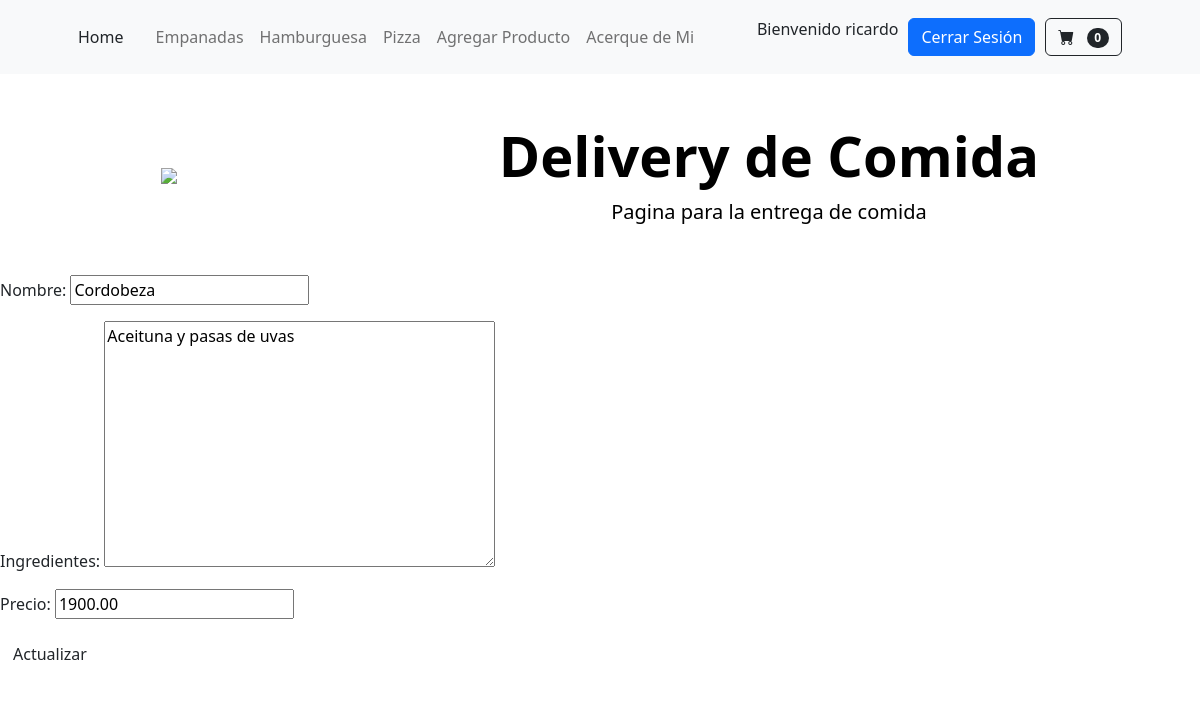
/app_coder/modificar_empanada/11 (signed in), run on an earlier commit of the app's database.
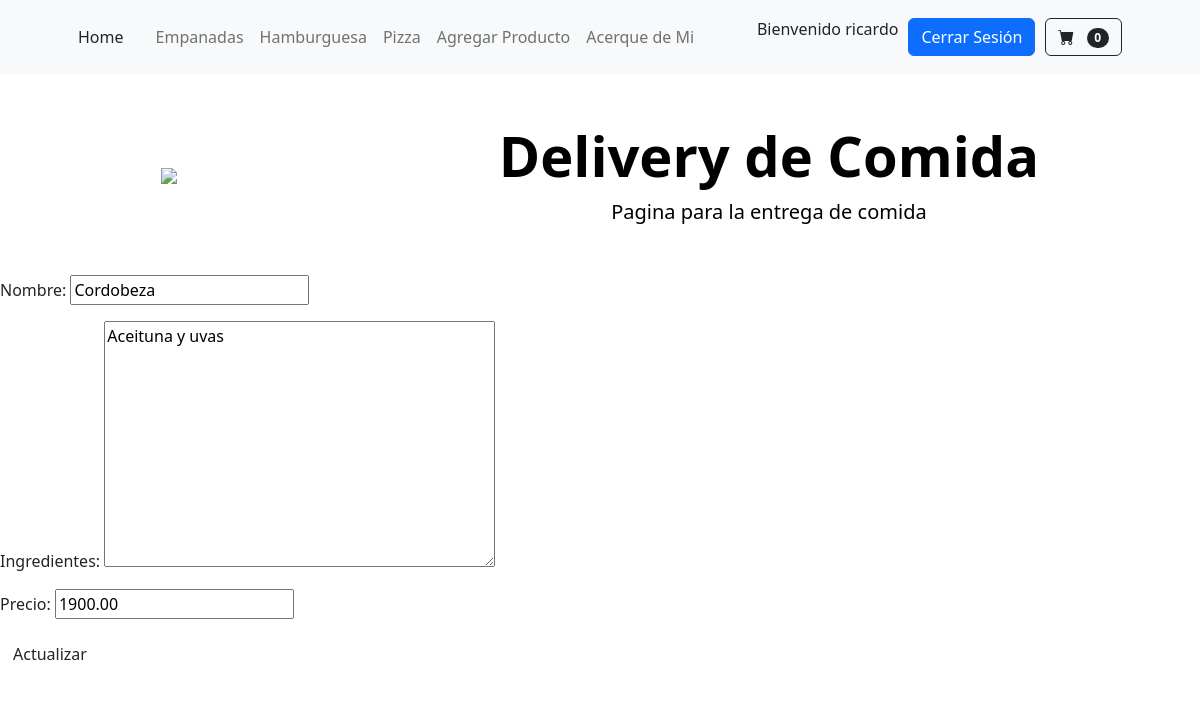
And on a later commit of the database.
### app_coder/models.py (models this page shows, shortened)
class Empanada(models.Model):
    nombre = models.CharField(max_length=100)
    ingredientes = models.TextField()
    precio=models.DecimalField(max_digits=10, decimal_places=2)

### app_coder/views.py (the view)
# urls.py: path('modificar_empanada/<int:id>',editar_empanadas, name='ModificarEmpanadas'),
@login_required
def editar_empanadas(req, id):
    empanada = Empanada.objects.get(id=id)
    if req.method == 'POST':
        mi_formulario = EmpanadaFormulario(req.POST)
        print (mi_formulario)
        if mi_formulario.is_valid():
            data = mi_formulario.cleaned_data
            empanada.nombre = data['nombre']
            empanada.ingredientes = data['ingredientes']
            empanada.precio = data['precio']
            empanada.save()
            return HttpResponseRedirect('/app_coder/')
        else:
            return render(req, "empanada_formulario.html", {'mi_formulario': mi_formulario})
    else:
        mi_formulario = EmpanadaFormulario(initial={
            'nombre': empanada.nombre,
            'ingredientes': empanada.ingredientes,
            'precio': empanada.precio
        })
    return render(req, 'editar_empanada.html', {'mi_formulario': mi_formulario, "id": empanada.id})

### app_coder/forms.py
class EmpanadaFormulario(forms.Form):
    nombre = forms.CharField(max_length=100)
    ingredientes = forms.CharField(widget=forms.Textarea)
    precio = forms.DecimalField(max_digits=10, decimal_places=2)

### app_coder/templates/editar_empanada.html (shortened to what this page needs)
{% extends 'padre.html' %}
{% block contenidoQueCambia %}
    <form action="{% url 'ModificarEmpanadas' id %}" method="post"> {% csrf_token %}
        {{mi_formulario.as_p}}
        <div class="d-grid gap-2 d-md-block">
        <button class="btn btn-modificar" type="submit"">Actualizar</button>
        </form>
{% endblock contenidoQueCambia %}

What changed in the data, as far as the page shows it:
changed Empanada "Cordobeza": ingredientes "Aceituna y pasas de uvas" → "Aceituna y uvas"
